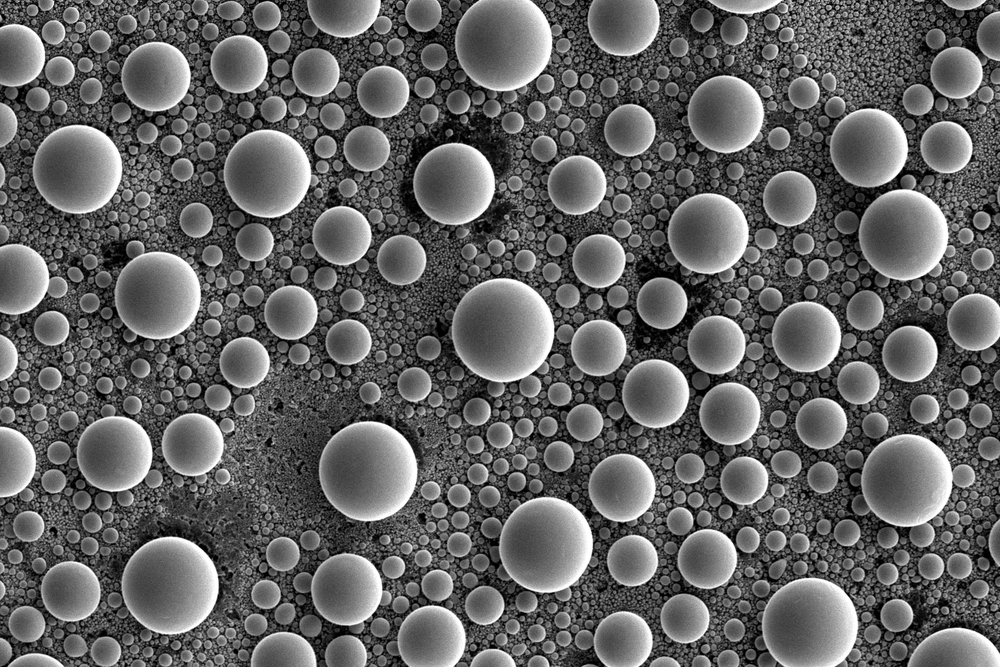
#> input picture data/ball-count/ball-count.png, 1000 x 667 px, shrunk from 1536 x 1024 before the run
$ jupyter execute 04_Ball-Count_Solution.ipynb
#> lines starting #> are read from the running program, lines starting #| are printed output that depends on the picture; after the words box and inside, x2 and y2 are one past the last pixel; in counts of white or black regions, pixels touching at a corner belong together
[cell 1]
# Import the modules
import glob

import cv2
from matplotlib import pyplot as plt
import numpy as np

[cell 2]
import matplotlib
matplotlib.rcParams['figure.figsize'] = [12.0, 8.0]
matplotlib.rcParams['image.cmap'] = 'gray'

[cell 3]
# Horizontal field width
HFW = 133.824e-6

# Load the image
image = cv2.imread('./data/ball-count/ball-count.png', 0)  # load image in grayscale
#> image is the input picture: shape (667, 1000); min 0, max 255, mean 98.1

[cell 4]
# Find the number of balls which are larger than 5 micrometers
pixel_size = HFW / image.shape[1]  # calculate pixel size in meters
#> pixel_size = 1.34e-07
min_radius = (5e-6 / pixel_size) / 2  # calculate minimal radius in pixels
#> min_radius = 18.68
blur = cv2.medianBlur(image, 9)
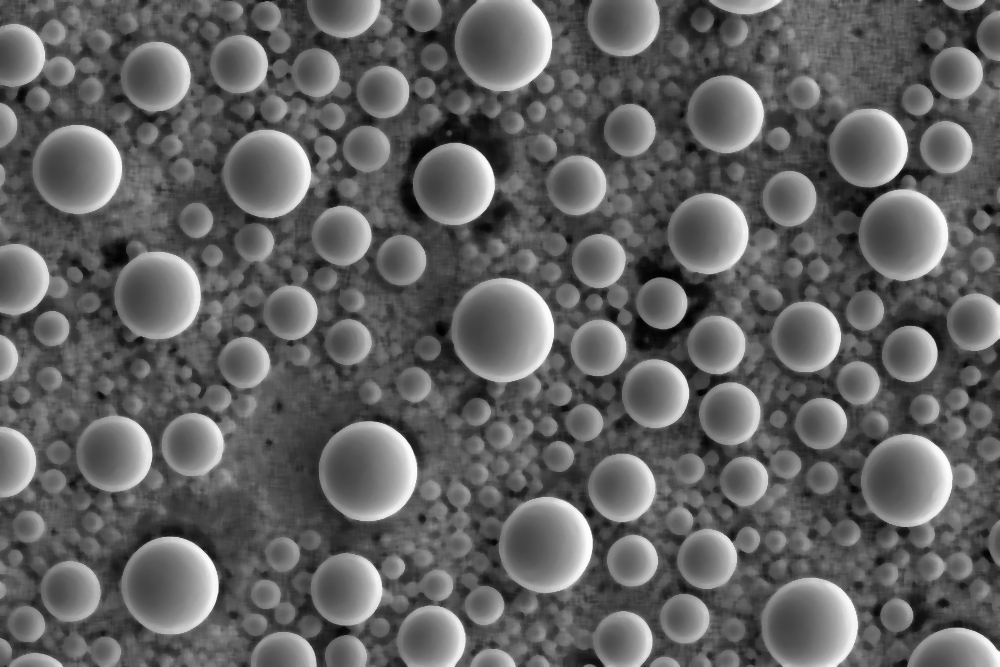
#> blur: shape (667, 1000); min 1, max 254, mean 97.3

# Use Hough circle transform to detect the circles
circles = cv2.HoughCircles(blur, cv2.HOUGH_GRADIENT, 1, 2 * min_radius,
                           param1=300, param2=20, minRadius=int(min_radius),
                           maxRadius=80)
#> circles = 65 rows, first 8: [367.5, 471.5, 49.8], [501.5, 329.5, 51.5], [867.5, 147.5, 39.5], [903.5, 234.5, 45.7], [76.5, 169.5, 44.6], [545.5, 543.5, 47], [170.5, 585.5, 48.6], [809.5, 624.5, 47.6]

circles = np.uint16(np.around(circles))
#> circles = 65 rows, first 8: [368, 472, 50], [502, 330, 52], [868, 148, 40], [904, 234, 46], [76, 170, 45], [546, 544, 47], [170, 586, 49], [810, 624, 48]

# Create the image with detected circles
cimg = cv2.cvtColor(image, cv2.COLOR_GRAY2BGR)
for circle in circles[0, :]:
    # draw the center of the circle
    cv2.circle(cimg, (circle[0], circle[1]), 2, (255, 0, 0), 3)
    # draw the outer circle
    cv2.circle(cimg, (circle[0], circle[1]), circle[2], (0, 255, 0), 2)
#> this loop made 65 passes
#> circle on passes 1 to 12: [368, 472, 50], [502, 330, 52], [868, 148, 40], [904, 234, 46], [76, 170, 45], [546, 544, 47], [170, 586, 49], [810, 624, 48], [906, 480, 46], [346, 590, 36], [342, 236, 30], [454, 182, 41]
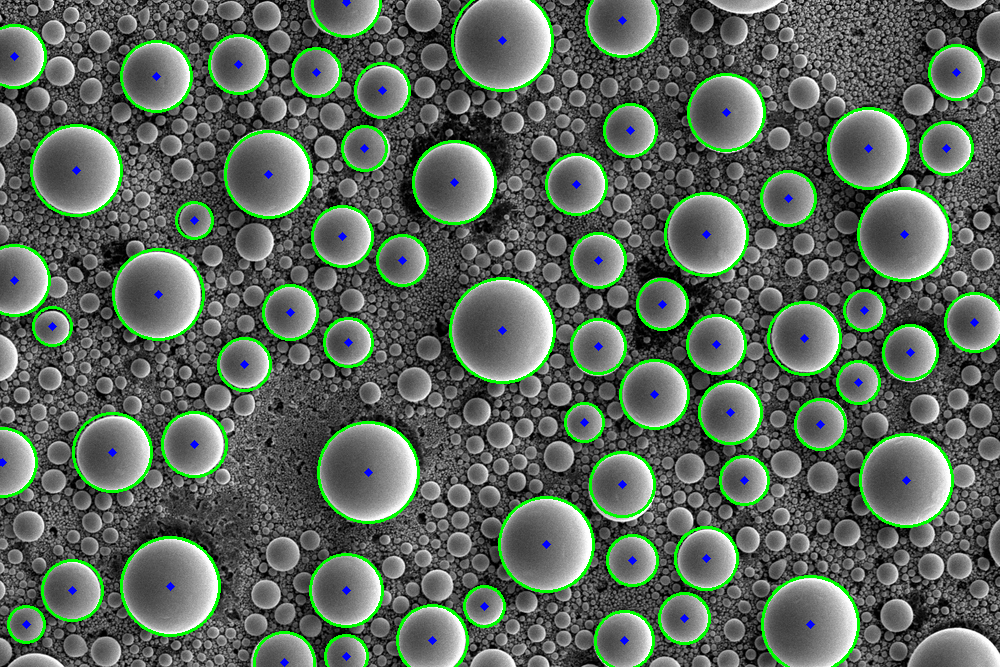
#> cimg: shape (667, 1000, 3); 5.91% of pixels changed, all inside (x1, y1, x2, y2) = (0, 0, 1000, 667)

[cell 5]
# Show the result
print("Number of detected circles: {0}".format(len(circles[0,: ])))
#| Number of detected circles: 65
plt.imshow(cimg)
plt.show()
